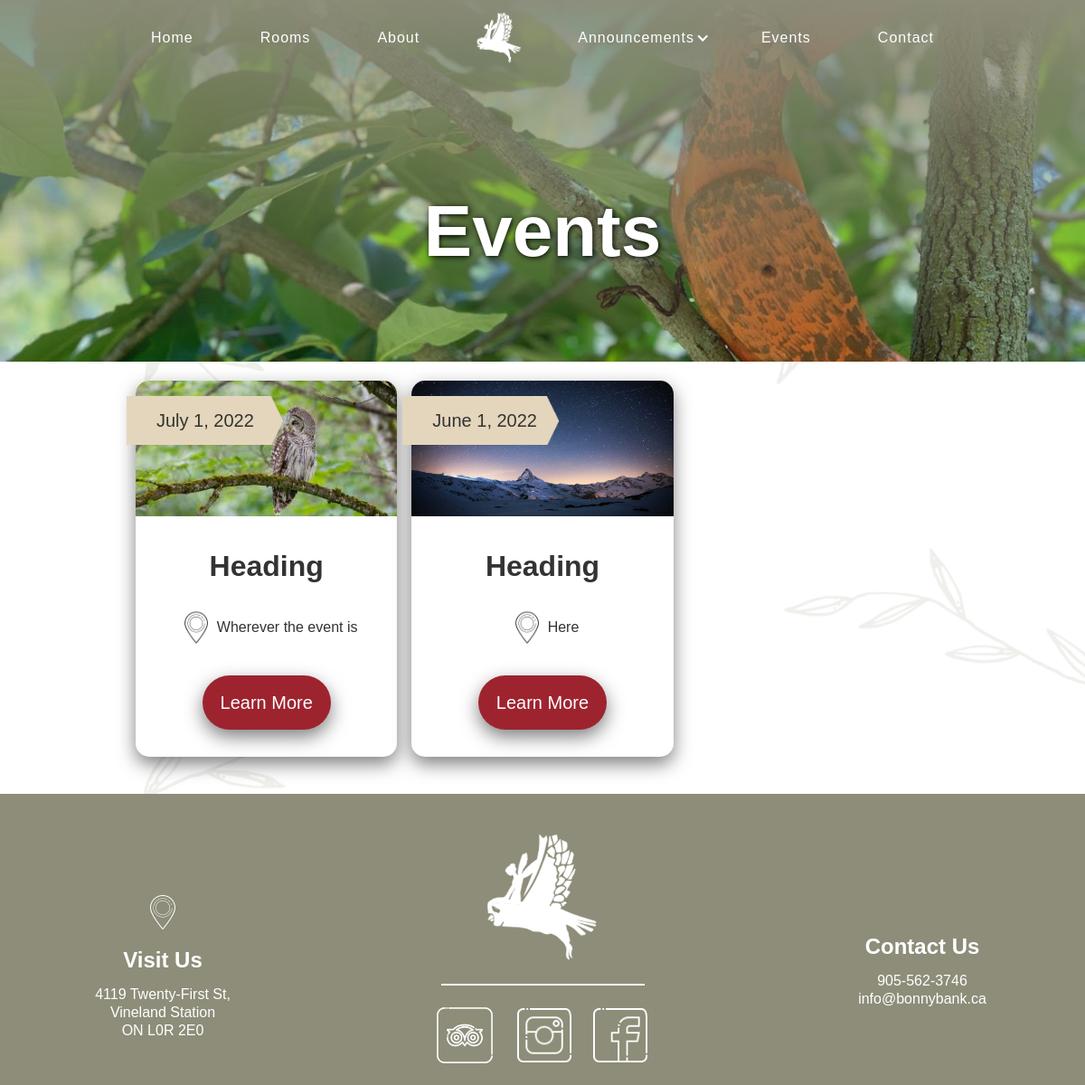
Screenshot of /events/ with the database file from the repository.
### bonnybank_app/models.py (models this page shows, shortened)
class Event(models.Model):
    title = models.CharField(max_length=200)
    location = models.CharField(max_length=200, null=True, blank=True)
    start = models.DateField(blank=True, null=True)
    end = models.DateField(blank=True, null=True)
    display_image = models.ImageField(upload_to='static/images/event')
    body = models.TextField(max_length=500)
    id = models.UUIDField(default=uuid.uuid4, unique=True, primary_key=True, editable=False)

### bonnybank_app/views.py (the view)
# urls.py: path('events/', views.events, name="events"),
def events(request):
    function = Event.objects.order_by('-end').all()
    context = {'function': function}
    return render(request, 'events.html', context)

### templates/events.html (shortened to what this page needs)
<!DOCTYPE html>
{% load static %}
<html data-wf-page="62bb7e792d17d880604d6267" data-wf-site="62ac7eea8daf5fe60e6940c1">
<head>
  <link href="{% static 'css/normalize.css' %}" rel="stylesheet" type="text/css">
  <link href="{% static 'css/webflow.css' %}" rel="stylesheet" type="text/css">
  <link href="{% static 'css/bonnybank-b-b.webflow.css' %}" rel="stylesheet" type="text/css">
</head>
<body class="body-new">
  {% include 'navbar.html' %}
  <div class="section-12 wf-section">
    <h1 class="heading-16">Events</h1>
  </div>
  <div class="event-section wf-section">
    <div class="container-21 w-container">
      <div class="div-block-36">
        {% for event in function %}
        <div id="w-node-c9d04a04-f62e-2645-7988-d53f6da12465-604d6267" class="event-card">
          <div class="div-block-35"><img src="{% static 'images/Bonny-bank-elements-3.png' %}" loading="lazy" width="325" srcset="{% static 'images/Bonny-bank-elements-3-p-500.png' %} 500w, {% static 'images/Bonny-bank-elements-3-p-800.png' %} 800w, {% static 'images/Bonny-bank-elements-3-p-1080.png' %} 1080w, {% static 'images/Bonny-bank-elements-3-p-1600.png' %} 1600w, {% static 'images/Bonny-bank-elements-3-p-2000.png' %} 2000w, {% static 'images/Bonny-bank-elements-3-p-2600.png' %} 2600w, {% static 'images/Bonny-bank-elements-3-p-3200.png' %} 3200w, {% static 'images/Bonny-bank-elements-3.png' %} 4556w" sizes="(max-width: 479px) 100vw, (max-width: 767px) 32vw, 20vw" alt="" class="image-50">
            <h1 class="heading-14 event-date" style="font-size: 20px; justify-content: left;">{{event.start}}</h1>
          </div>
          <div class="event-information"><img src="{{event.display_image.url}}" loading="lazy" height="150" width="475" id="w-node-c9d04a04-f62e-2645-7988-d53f6da1246a-604d6267" alt="" class="event-image">
            <div class="div-block-37">
              <h1 id="w-node-c9d04a04-f62e-2645-7988-d53f6da1246b-604d6267" class="event-name">{{event.title}}</h1>
              <div class="location"><img src="{% static 'images/locatio-2.png' %}" loading="lazy" width="46" alt="">
                <div>{{event.location}}</div>
              </div>
              <a href="{% url 'event_details' event.id %}" class="button w-button">Learn More</a>
            </div>
          </div>
        </div>
        {% endfor %}
      </div>
    </div>
  </div><img src="{% static 'images/Vines-2.png' %}" loading="lazy" alt="" class="image-51"><img src="{% static 'images/Vines-4.png' %}" loading="lazy" alt="" class="image-52">
  {% include 'footer.html' %}
</body>
</html>

### templates/navbar.html (shortened to what this page needs)
{% load static %}
<div data-w-id="ebd1012b-13f8-f9c1-57f1-8980884fb80d" data-animation="default" data-collapse="medium" data-duration="400" data-easing="ease" data-easing2="ease" role="banner" class="navbar-3 w-nav">
    <div class="container-9 w-container">
      <nav role="navigation" class="nav-menu w-nav-menu">
        <a href="{% url 'index' %}" class="nav-link-2 w-nav-link">Home</a>
        <a href="{% url 'rooms' %}" class="nav-link-2 w-nav-link">Rooms</a>
        <a href="{% url 'about' %}" class="nav-link-2 w-nav-link">About</a>
        <a href="{% url 'index' %}" class="desktop-logo w-nav-brand"><img src="{% static 'images/Bonnybank-logo-white.png' %}" loading="eager" height="150" width="150" alt="" class="navlogo"></a>
        <div data-hover="false" data-delay="0" class="w-dropdown">
          <div class="nav-link-2 w-dropdown-toggle">
            <div class="w-icon-dropdown-toggle"></div>
            <div>Announcements</div>
          </div>
        </div>
        <a href="{% url 'events' %}" class="nav-link-2 w-nav-link">Events</a>
        <a href="{% url 'contact' %}" aria-current="page" class="nav-link-2 w-nav-link w--current">Contact</a>
      </nav>
    </div>
  </div>

### templates/footer.html (shortened to what this page needs)
{% load static %}
<div class="new-footer wf-section">
  <div class="container-footer w-container">
    <div class="w-layout-grid grid-4">
      <div id="w-node-_5828acf3-5a99-2346-8550-13d7a95d7ebd-a95d7eba" class="div-block-41">
        <a href="https://www.google.com/maps/place/4119+Twenty-First+St,+Jordan+Station,+ON+L0R+1S0/data=!4m2!3m1!1s0x89d352ca8fd3b927:0xbe8e2cc84848aa65?sa=X&amp;ved=2ahUKEwjhguPLs7_4AhWGWM0KHW8zAO8Q8gF6BAgdEAE" target="_blank" class="link-block w-inline-block"><img src="{% static 'images/icons8-location-100.png' %}" loading="lazy" width="50" alt="" class="image-2">
          <h2 class="heading-15">Visit Us</h2>
          <div class="info-spacing">4119 Twenty-First St,<br>Vineland Station<br>ON L0R 2E0</div>
        </a>
      </div>
      <div id="w-node-_5828acf3-5a99-2346-8550-13d7a95d7ec8-a95d7eba" class="div-block-40"><img src="{% static 'images/Bonnybank-logo-white.png' %}" loading="lazy" alt="" class="image-17-copy">
        <div class="div-block-39"></div>
        <div class="socials-div-block">
          <a href="https://www.expedia.ca/Hamilton-Hotels-Bonnybank-Bed-And-Breakfast.h10378755.Hotel-Information?" target="_blank" class="w-inline-block"><img src="{% static 'images/tripadvisor.png' %}" loading="lazy" width="71" srcset="{% static 'images/tripadvisor-p-500.png' %} 500w, {% static 'images/tripadvisor.png' %} 512w" sizes="(max-width: 479px) 100vw, (max-width: 767px) 57px, (max-width: 991px) 7vw, 70px" alt="" class="socials-icon expedia"></a>
          <a href="https://www.instagram.com/bonnybankbnb/" target="_blank" class="link-block-2 w-inline-block"><img src="{% static 'images/icons8-instagram-64.png' %}" loading="lazy" width="67" alt="" class="socials-icon"></a>
          <a href="https://www.facebook.com/www.bonnybank.ca" target="_blank" class="w-inline-block"><img src="{% static 'images/icons8-facebook-64.png' %}" loading="lazy" width="65" alt="" class="socials-icon"></a>
        </div>
      </div>
      <div id="w-node-_5828acf3-5a99-2346-8550-13d7a95d7ed2-a95d7eba" class="div-block-41">
        <a href="tel:905-562-3746" class="link-block w-inline-block"><img src="{% static 'images/icons8-phone-64.png' %}" loading="lazy" width="54" alt="" class="image-2">
          <h2 class="heading-15">Contact Us</h2>
          <div class="info-spacing">905-562-3746<br>info@bonnybank.ca</div>
        </a>
      </div>
    </div>
  </div>
  <div class="div-block-42"><img src="https://uploads-ssl.webflow.com/62ac8834ab9f9386cd6752ef/62ac8db7e9a532640b455885_image%20(11).png" loading="lazy" width="291" alt="" class="img-cc"></div>
</div>

### static/css/webflow.css (style rules this page uses)
[class^="w-icon-"], [class*=" w-icon-"] { font-family: 'webflow-icons' !important; speak: none; font-style: normal; font-weight: normal; font-variant: normal; text-transform: none; line-height: 1; -webkit-font-smoothing: antialiased; -moz-osx-font-smoothing: grayscale; }
.w-icon-arrow-down:before, .w-icon-dropdown-toggle:before { content: "\e603"; }
* { -webkit-box-sizing: border-box; -moz-box-sizing: border-box; box-sizing: border-box; }
html { height: 100%; }
body { margin: 0; min-height: 100%; background-color: #fff; font-family: Arial, sans-serif; font-size: 14px; line-height: 20px; color: #333; }
img { max-width: 100%; vertical-align: middle; display: inline-block; }
.w-inline-block { max-width: 100%; display: inline-block; }
.w-button { display: inline-block; padding: 9px 15px; background-color: #3898EC; color: white; border: 0; line-height: inherit; text-decoration: none; cursor: pointer; border-radius: 0; }
h1, h2, h3, h4, h5, h6 { font-weight: bold; margin-bottom: 10px; }
h1 { font-size: 38px; line-height: 44px; margin-top: 20px; }
h2 { font-size: 32px; line-height: 36px; margin-top: 20px; }
.w-container { margin-left: auto; margin-right: auto; max-width: 940px; }
.w-container:before, .w-container:after { content: " "; display: table; grid-column-start: 1; grid-row-start: 1; grid-column-end: 2; grid-row-end: 2; }
.w-container:after { clear: both; }
.w-dropdown { display: inline-block; position: relative; text-align: left; margin-left: auto; margin-right: auto; z-index: 900; }
.w-dropdown-btn, .w-dropdown-toggle, .w-dropdown-link { position: relative; vertical-align: top; text-decoration: none; color: #222222; padding: 20px; text-align: left; margin-left: auto; margin-right: auto; white-space: nowrap; }
.w-dropdown-toggle { -webkit-user-select: none; -moz-user-select: none; -ms-user-select: none; user-select: none; display: inline-block; cursor: pointer; padding-right: 40px; }
.w-icon-dropdown-toggle { position: absolute; top: 0; right: 0; bottom: 0; margin: auto; margin-right: 20px; width: 1em; height: 1em; }
.w-nav { position: relative; background: #dddddd; z-index: 1000; }
.w-nav:before, .w-nav:after { content: " "; display: table; grid-column-start: 1; grid-row-start: 1; grid-column-end: 2; grid-row-end: 2; }
.w-nav:after { clear: both; }
.w-nav-brand { position: relative; float: left; text-decoration: none; color: #333333; }
.w-nav-link { position: relative; display: inline-block; vertical-align: top; text-decoration: none; color: #222222; padding: 20px; text-align: left; margin-left: auto; margin-right: auto; }
.w-nav-link.w--current { color: #0082f3; }
.w-nav-menu { position: relative; float: right; }

### rows the page displays
Event: start "July 1, 2022", display_image (picture), title "Heading", location "Wherever the event is"
Event: start "June 1, 2022", display_image (picture), title "Heading", location "Here"
